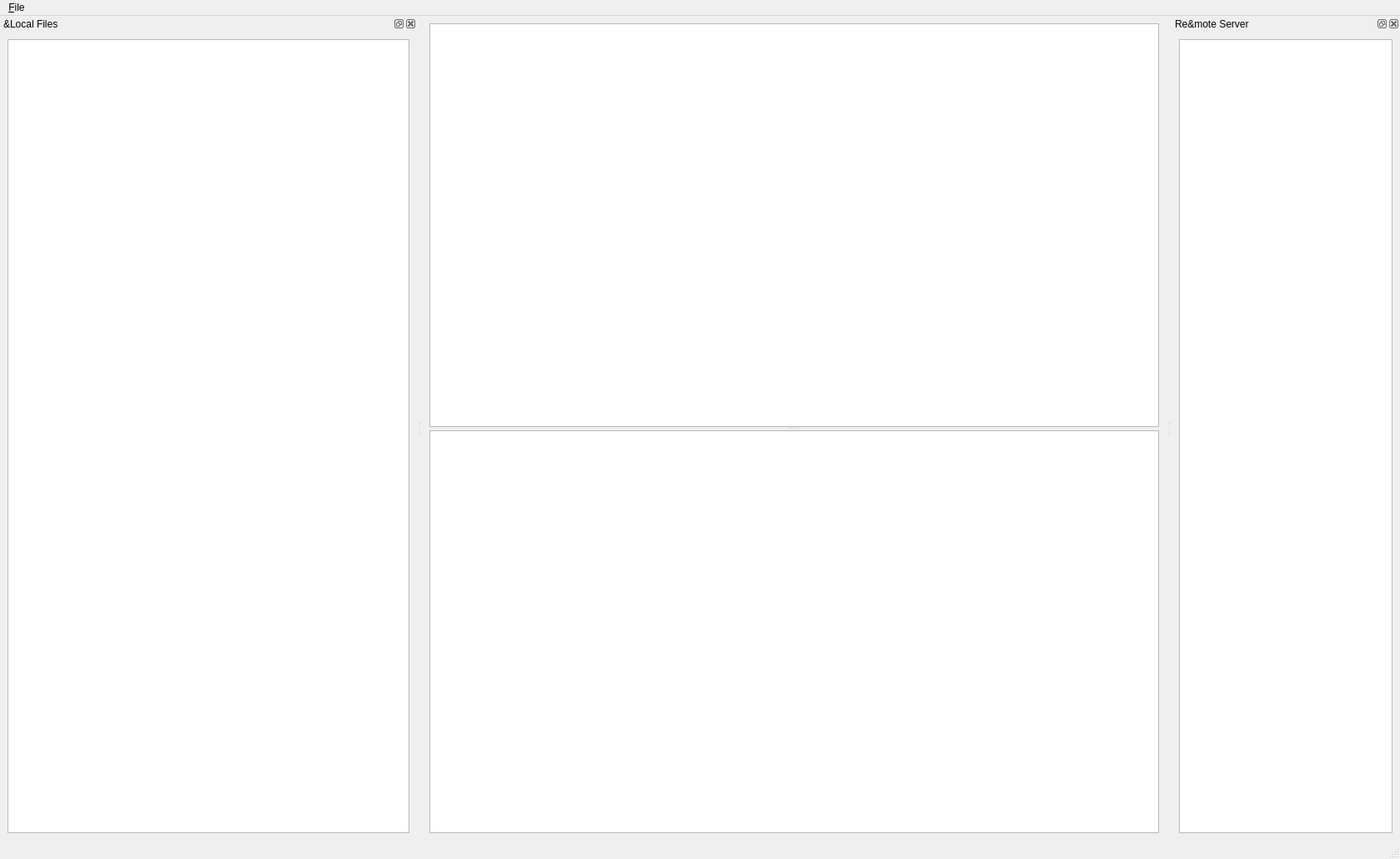
<?xml version="1.0" encoding="UTF-8"?>
<ui version="4.0">
 <class>hrb::MainWindow</class>
 <widget class="QMainWindow" name="hrb::MainWindow">
  <property name="geometry">
   <rect>
    <x>0</x>
    <y>0</y>
    <width>1679</width>
    <height>1030</height>
   </rect>
  </property>
  <property name="windowTitle">
   <string>HeartyRabbit</string>
  </property>
  <widget class="QWidget" name="centralwidget">
   <layout class="QHBoxLayout" name="horizontalLayout">
    <item>
     <widget class="QSplitter" name="splitter">
      <property name="orientation">
       <enum>Qt::Vertical</enum>
      </property>
      <widget class="QListView" name="local_list"/>
      <widget class="QListView" name="remote_list">
       <property name="resizeMode">
        <enum>QListView::Adjust</enum>
       </property>
       <property name="viewMode">
        <enum>QListView::IconMode</enum>
       </property>
       <property name="uniformItemSizes">
        <bool>false</bool>
       </property>
      </widget>
     </widget>
    </item>
   </layout>
  </widget>
  <widget class="QMenuBar" name="menubar">
   <property name="geometry">
    <rect>
     <x>0</x>
     <y>0</y>
     <width>1679</width>
     <height>42</height>
    </rect>
   </property>
   <widget class="QMenu" name="menu_File">
    <property name="title">
     <string>&amp;File</string>
    </property>
    <addaction name="action_login"/>
    <addaction name="separator"/>
    <addaction name="action_exit"/>
   </widget>
   <addaction name="menu_File"/>
  </widget>
  <widget class="QStatusBar" name="statusbar"/>
  <widget class="QDockWidget" name="m_local_view">
   <property name="minimumSize">
    <size>
     <width>500</width>
     <height>136</height>
    </size>
   </property>
   <property name="windowTitle">
    <string>&amp;Local Files</string>
   </property>
   <attribute name="dockWidgetArea">
    <number>1</number>
   </attribute>
   <widget class="QWidget" name="dockWidgetContents">
    <layout class="QGridLayout" name="gridLayout">
     <item row="0" column="0">
      <widget class="QTreeView" name="local_fs"/>
     </item>
    </layout>
   </widget>
  </widget>
  <widget class="QDockWidget" name="m_remote_view">
   <property name="windowTitle">
    <string>Re&amp;mote Server</string>
   </property>
   <attribute name="dockWidgetArea">
    <number>2</number>
   </attribute>
   <widget class="QWidget" name="dockWidgetContents_2">
    <layout class="QGridLayout" name="gridLayout_2">
     <item row="0" column="0">
      <widget class="QListView" name="remote_dirs"/>
     </item>
    </layout>
   </widget>
  </widget>
  <action name="action_exit">
   <property name="text">
    <string>E&amp;xit</string>
   </property>
  </action>
  <action name="action_login">
   <property name="text">
    <string>&amp;Login...</string>
   </property>
  </action>
 </widget>
 <resources/>
 <connections/>
</ui>
